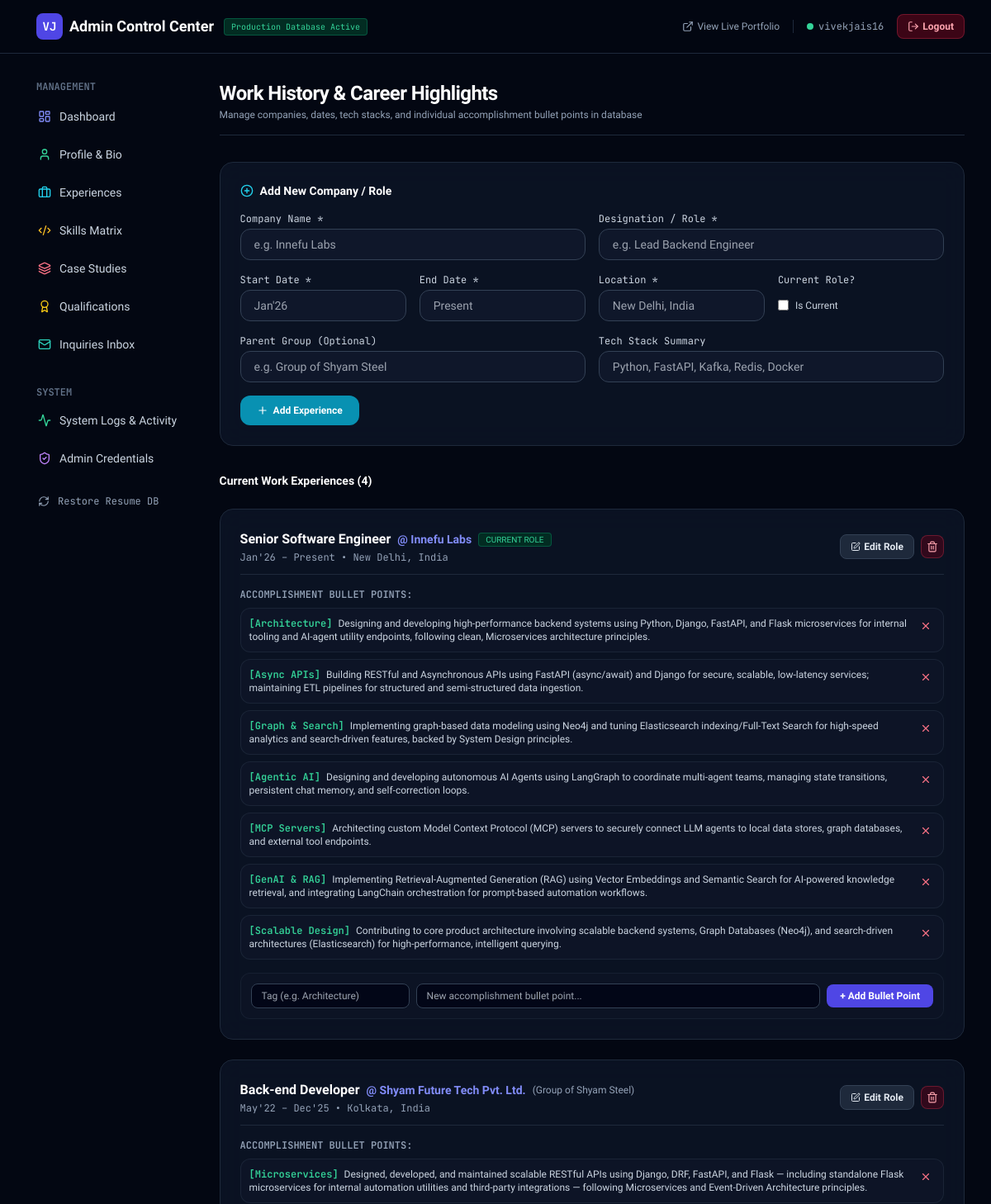
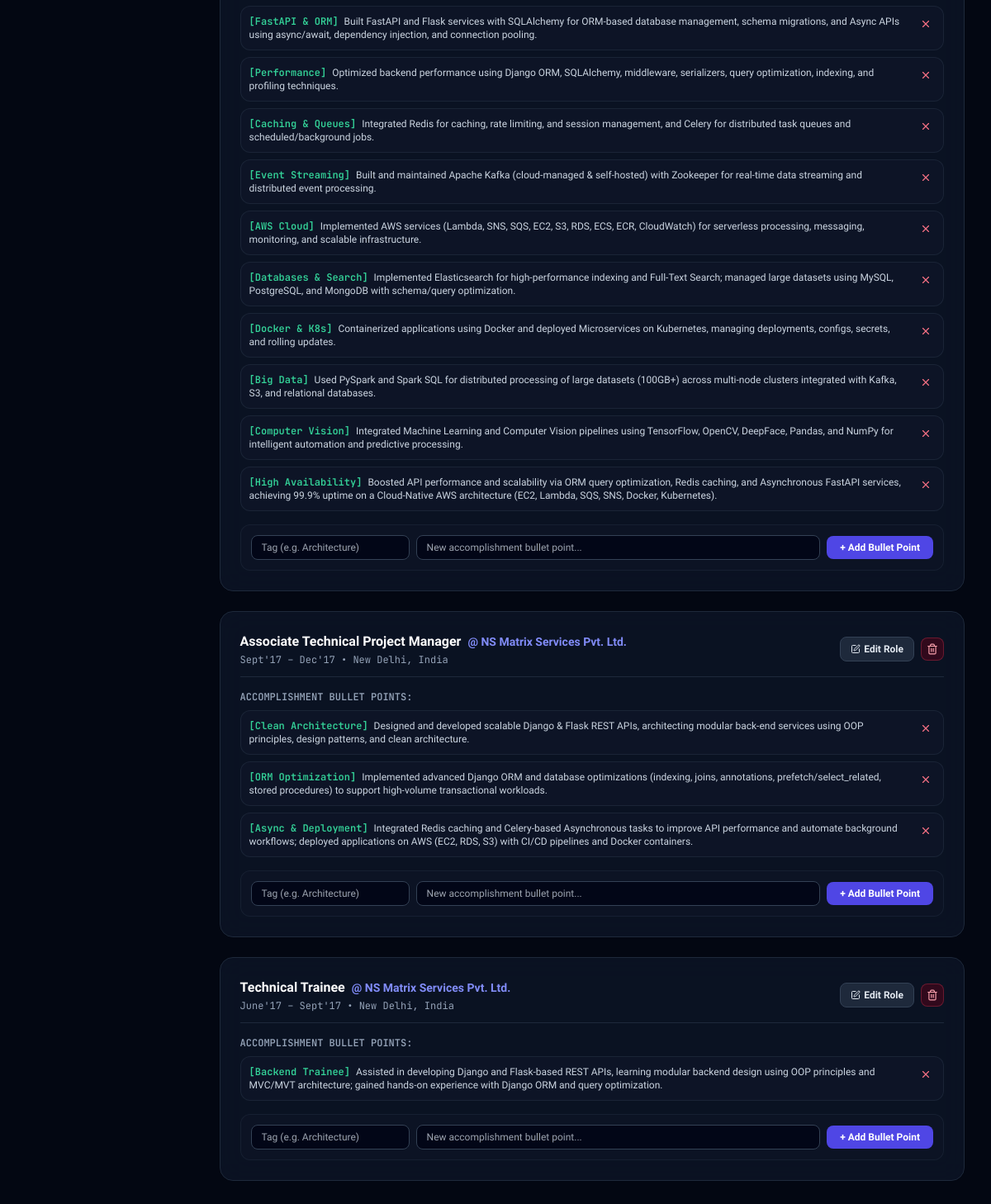
Page /admin/experiences (signed in) on the committed database (2 pictures, top to bottom).
### app/models/experience.py (models this page shows)
class WorkExperience(Base):
    __tablename__ = "work_experiences"
    id = Column(Integer, primary_key=True, index=True)
    company_name = Column(String(150), nullable=False)
    parent_group = Column(String(150), nullable=True)
    designation = Column(String(150), nullable=False)
    employment_type = Column(String(50), default="Full-time")
    location = Column(String(100), nullable=False)
    start_date = Column(String(50), nullable=False)
    end_date = Column(String(50), nullable=False)
    is_current = Column(Boolean, default=False)
    tech_stack_summary = Column(Text, nullable=True)
    display_order = Column(Integer, default=0)
    highlights = relationship(
        "ExperienceHighlight",
        back_populates="experience",
        cascade="all, delete-orphan",
        order_by="ExperienceHighlight.display_order",
    )

class ExperienceHighlight(Base):
    __tablename__ = "experience_highlights"
    id = Column(Integer, primary_key=True, index=True)
    experience_id = Column(Integer, ForeignKey("work_experiences.id", ondelete="CASCADE"), nullable=False)
    bullet_point = Column(Text, nullable=False)
    highlight_tag = Column(String(100), nullable=True)
    display_order = Column(Integer, default=0)
    experience = relationship("WorkExperience", back_populates="highlights")

### app/admin/router.py (the view)
@admin_router.get("/experiences", response_class=HTMLResponse)
async def admin_experiences_view(
    request: Request,
    admin_user: str = Depends(require_admin),
    db: Session = Depends(get_db),
):
    experiences = PortfolioService.get_experiences(db)
    return templates.TemplateResponse(
        request=request,
        name="admin/experiences.html",
        context={"admin_user": admin_user, "experiences": experiences, "edit_exp": None},
    )

### app/templates/admin/experiences.html (shortened to what this page needs)
{% extends "admin/base.html" %}
{% block content %}
<div class="space-y-8">
    <div class="flex items-center justify-between border-b border-slate-800 pb-4">
        <div>
            <h1 class="text-2xl font-bold text-white tracking-tight">Work History & Career Highlights</h1>
            <p class="text-xs text-slate-400 mt-0.5">Manage companies, dates, tech stacks, and individual accomplishment bullet points in database</p>
        </div>
    </div>
    <div class="glass-panel rounded-2xl p-6 border border-slate-800 space-y-4">
        <h2 class="font-bold text-sm text-white flex items-center gap-2">
            <i data-lucide="plus-circle" class="w-4 h-4 text-cyan-400"></i> Add New Company / Role
        </h2>
        <form action="/admin/experiences/add" method="post" class="space-y-4">
            <div class="grid grid-cols-1 sm:grid-cols-2 gap-4">
                <div>
                    <label class="block text-xs font-mono text-slate-300 mb-1">Company Name *</label>
                    <input type="text" name="company_name" required placeholder="e.g. Innefu Labs" class="w-full px-4 py-2 rounded-xl bg-slate-900 border border-slate-700 text-sm text-white focus:outline-none focus:border-cyan-500">
                </div>
                <div>
                    <label class="block text-xs font-mono text-slate-300 mb-1">Designation / Role *</label>
                    <input type="text" name="designation" required placeholder="e.g. Lead Backend Engineer" class="w-full px-4 py-2 rounded-xl bg-slate-900 border border-slate-700 text-sm text-white focus:outline-none focus:border-cyan-500">
                </div>
            </div>
            <div class="grid grid-cols-1 sm:grid-cols-4 gap-4">
                <div>
                    <label class="block text-xs font-mono text-slate-300 mb-1">Start Date *</label>
                    <input type="text" name="start_date" required placeholder="Jan'26" class="w-full px-4 py-2 rounded-xl bg-slate-900 border border-slate-700 text-sm text-white focus:outline-none focus:border-cyan-500">
                </div>
                <div>
                    <label class="block text-xs font-mono text-slate-300 mb-1">End Date *</label>
                    <input type="text" name="end_date" required placeholder="Present" class="w-full px-4 py-2 rounded-xl bg-slate-900 border border-slate-700 text-sm text-white focus:outline-none focus:border-cyan-500">
                </div>
                <div>
                    <label class="block text-xs font-mono text-slate-300 mb-1">Location *</label>
                    <input type="text" name="location" required placeholder="New Delhi, India" class="w-full px-4 py-2 rounded-xl bg-slate-900 border border-slate-700 text-sm text-white focus:outline-none focus:border-cyan-500">
                </div>
                <div>
                    <label class="block text-xs font-mono text-slate-300 mb-1">Current Role?</label>
                    <div class="pt-2">
                        <label class="inline-flex items-center cursor-pointer">
                            <input type="checkbox" name="is_current" value="true" class="rounded bg-slate-900 border-slate-700 text-emerald-500 focus:ring-0">
                            <span class="ml-2 text-xs text-slate-300">Is Current</span>
                        </label>
                    </div>
                </div>
            </div>
            <div class="grid grid-cols-1 sm:grid-cols-2 gap-4">
                <div>
                    <label class="block text-xs font-mono text-slate-300 mb-1">Parent Group (Optional)</label>
                    <input type="text" name="parent_group" placeholder="e.g. Group of Shyam Steel" class="w-full px-4 py-2 rounded-xl bg-slate-900 border border-slate-700 text-sm text-white focus:outline-none focus:border-cyan-500">
                </div>
                <div>
                    <label class="block text-xs font-mono text-slate-300 mb-1">Tech Stack Summary</label>
                    <input type="text" name="tech_stack_summary" placeholder="Python, FastAPI, Kafka, Redis, Docker" class="w-full px-4 py-2 rounded-xl bg-slate-900 border border-slate-700 text-sm text-white focus:outline-none focus:border-cyan-500">
                </div>
            </div>
            <button type="submit" class="px-5 py-2.5 rounded-xl font-semibold text-xs bg-cyan-600 hover:bg-cyan-500 text-white transition flex items-center gap-1.5">
                <i data-lucide="plus" class="w-3.5 h-3.5"></i> Add Experience
            </button>
        </form>
    </div>
    <div class="space-y-6">
        <h2 class="font-bold text-sm text-white">Current Work Experiences ({{ experiences|length }})</h2>
        {% for exp in experiences %}
        <div class="glass-panel rounded-2xl p-6 border border-slate-800 space-y-4">
            <div class="flex flex-col sm:flex-row sm:items-center justify-between gap-2 border-b border-slate-800 pb-3">
                <div>
                    <div class="flex items-center gap-2 flex-wrap">
                        <span class="font-bold text-white text-base">{{ exp.designation }}</span>
                        <span class="text-sm text-indigo-400 font-semibold">@ {{ exp.company_name }}</span>
                        {% if exp.parent_group %}<span class="text-xs text-slate-400">({{ exp.parent_group }})</span>{% endif %}
                        {% if exp.is_current %}
                        <span class="px-2 py-0.2 rounded text-[10px] bg-emerald-950 text-emerald-400 border border-emerald-500/30">CURRENT ROLE</span>
                        {% endif %}
                    </div>
                    <div class="text-xs text-slate-400 font-mono mt-0.5">{{ exp.start_date }} – {{ exp.end_date }} • {{ exp.location }}</div>
                </div>
                <div class="flex items-center gap-2">
                    <a href="/admin/experiences/edit/{{ exp.id }}" class="px-3 py-1.5 rounded-lg bg-slate-800 hover:bg-slate-700 text-slate-200 text-xs font-semibold border border-slate-700 transition flex items-center gap-1">
                        <i data-lucide="edit" class="w-3 h-3"></i> Edit Role
                    </a>
                    <form action="/admin/experiences/delete/{{ exp.id }}" method="post" onsubmit="return confirm('Delete this role and all its bullet points?');">
                        <button type="submit" class="p-1.5 rounded-lg bg-rose-950/60 hover:bg-rose-900 text-rose-300 border border-rose-500/30 transition">
                            <i data-lucide="trash-2" class="w-3.5 h-3.5"></i>
                        </button>
                    </form>
                </div>
            </div>
            <div class="space-y-2">
                <div class="text-xs font-mono uppercase text-slate-400 font-semibold">Accomplishment Bullet Points:</div>
                {% for h in exp.highlights %}
                <div class="p-2.5 rounded-xl bg-slate-900/70 border border-slate-800/80 flex items-start justify-between gap-3 text-xs text-slate-300">
                    <div>
                        {% if h.highlight_tag %}
                        <span class="font-mono text-emerald-400 font-semibold mr-1">[{{ h.highlight_tag }}]</span>
                        {% endif %}
                        {{ h.bullet_point }}
                    </div>
                    <form action="/admin/experiences/highlight/delete/{{ h.id }}" method="post" onsubmit="return confirm('Delete bullet point?');">
                        <button type="submit" class="text-rose-400 hover:text-rose-300 p-1">
                            <i data-lucide="x" class="w-3.5 h-3.5"></i>
                        </button>
                    </form>
                </div>
                {% endfor %}
            </div>
            <form action="/admin/experiences/highlight/add/{{ exp.id }}" method="post" class="p-3 rounded-xl bg-slate-900/40 border border-slate-800/60 flex flex-col sm:flex-row gap-2 items-center">
                <input type="text" name="highlight_tag" placeholder="Tag (e.g. Architecture)" class="w-full sm:w-48 px-3 py-1.5 rounded-lg bg-slate-950 border border-slate-700 text-xs text-white">
                <input type="text" name="bullet_point" required placeholder="New accomplishment bullet point..." class="w-full flex-grow px-3 py-1.5 rounded-lg bg-slate-950 border border-slate-700 text-xs text-white">
                <button type="submit" class="w-full sm:w-auto px-4 py-1.5 rounded-lg text-xs font-semibold bg-indigo-600 hover:bg-indigo-500 text-white whitespace-nowrap">
                    + Add Bullet Point
                </button>
            </form>
        </div>
        {% endfor %}
    </div>
</div>
{% endblock %}

### app/static/css/custom.css (style rules this page uses)
:root { --font-sans: 'Plus Jakarta Sans', -apple-system, BlinkMacSystemFont, 'Segoe UI', Roboto, sans-serif; --font-mono: 'JetBrains Mono', monospace; }
body { font-family: var(--font-sans); background-color: #030712; color: #f3f4f6; overflow-x: hidden; }
.glass-panel { background: rgba(15, 23, 42, 0.7); backdrop-filter: blur(16px); -webkit-backdrop-filter: blur(16px); border: 1px solid rgba(255, 255, 255, 0.08); }
.font-mono { font-family: var(--font-mono); }

### rows in the picture
WorkExperience: designation "Senior Software Engineer", company_name "Innefu Labs", is_current "CURRENT ROLE", start_date "Jan'26", end_date "Present", location "New Delhi, India"
ExperienceHighlight: highlight_tag "Architecture", bullet_point "Designing and developing high-performance backend systems using Python, Django, FastAPI, and Flask microservices for internal tooling and AI-agent utility endpoints, following clean, Microservices architecture principles."
ExperienceHighlight: highlight_tag "Async APIs", bullet_point "Building RESTful and Asynchronous APIs using FastAPI (async/await) and Django for secure, scalable, low-latency services; maintaining ETL pipelines for structured and semi-structured data ingestion."
ExperienceHighlight: highlight_tag "Graph & Search", bullet_point "Implementing graph-based data modeling using Neo4j and tuning Elasticsearch indexing/Full-Text Search for high-speed analytics and search-driven features, backed by System Design principles."
ExperienceHighlight: highlight_tag "Agentic AI", bullet_point "Designing and developing autonomous AI Agents using LangGraph to coordinate multi-agent teams, managing state transitions, persistent chat memory, and self-correction loops."
ExperienceHighlight: highlight_tag "MCP Servers", bullet_point "Architecting custom Model Context Protocol (MCP) servers to securely connect LLM agents to local data stores, graph databases, and external tool endpoints."
ExperienceHighlight: highlight_tag "GenAI & RAG", bullet_point "Implementing Retrieval-Augmented Generation (RAG) using Vector Embeddings and Semantic Search for AI-powered knowledge retrieval, and integrating LangChain orchestration for prompt-based automation workflows."
ExperienceHighlight: highlight_tag "Scalable Design", bullet_point "Contributing to core product architecture involving scalable backend systems, Graph Databases (Neo4j), and search-driven architectures (Elasticsearch) for high-performance, intelligent querying."
WorkExperience: designation "Back-end Developer", company_name "Shyam Future Tech Pvt. Ltd.", parent_group "Group of Shyam Steel", start_date "May'22", end_date "Dec'25", location "Kolkata, India"
ExperienceHighlight: highlight_tag "Microservices", bullet_point "Designed, developed, and maintained scalable RESTful APIs using Django, DRF, FastAPI, and Flask — including standalone Flask microservices for internal automation utilities and third-party integrations — following Microservices and Event-Driven Architecture principles."
ExperienceHighlight: highlight_tag "FastAPI & ORM", bullet_point "Built FastAPI and Flask services with SQLAlchemy for ORM-based database management, schema migrations, and Async APIs using async/await, dependency injection, and connection pooling."
ExperienceHighlight: highlight_tag "Performance", bullet_point "Optimized backend performance using Django ORM, SQLAlchemy, middleware, serializers, query optimization, indexing, and profiling techniques."
ExperienceHighlight: highlight_tag "Caching & Queues", bullet_point "Integrated Redis for caching, rate limiting, and session management, and Celery for distributed task queues and scheduled/background jobs."
ExperienceHighlight: highlight_tag "Event Streaming", bullet_point "Built and maintained Apache Kafka (cloud-managed & self-hosted) with Zookeeper for real-time data streaming and distributed event processing."
ExperienceHighlight: highlight_tag "AWS Cloud", bullet_point "Implemented AWS services (Lambda, SNS, SQS, EC2, S3, RDS, ECS, ECR, CloudWatch) for serverless processing, messaging, monitoring, and scalable infrastructure."
ExperienceHighlight: highlight_tag "Databases & Search", bullet_point "Implemented Elasticsearch for high-performance indexing and Full-Text Search; managed large datasets using MySQL, PostgreSQL, and MongoDB with schema/query optimization."
ExperienceHighlight: highlight_tag "Docker & K8s", bullet_point "Containerized applications using Docker and deployed Microservices on Kubernetes, managing deployments, configs, secrets, and rolling updates."
ExperienceHighlight: highlight_tag "Big Data", bullet_point "Used PySpark and Spark SQL for distributed processing of large datasets (100GB+) across multi-node clusters integrated with Kafka, S3, and relational databases."
ExperienceHighlight: highlight_tag "Computer Vision", bullet_point "Integrated Machine Learning and Computer Vision pipelines using TensorFlow, OpenCV, DeepFace, Pandas, and NumPy for intelligent automation and predictive processing."
ExperienceHighlight: highlight_tag "High Availability", bullet_point "Boosted API performance and scalability via ORM query optimization, Redis caching, and Asynchronous FastAPI services, achieving 99.9% uptime on a Cloud-Native AWS architecture (EC2, Lambda, SQS, SNS, Docker, Kubernetes)."
WorkExperience: designation "Associate Technical Project Manager", company_name "NS Matrix Services Pvt. Ltd.", start_date "Sept'17", end_date "Dec'17", location "New Delhi, India"
ExperienceHighlight: highlight_tag "Clean Architecture", bullet_point "Designed and developed scalable Django & Flask REST APIs, architecting modular back-end services using OOP principles, design patterns, and clean architecture."
ExperienceHighlight: highlight_tag "ORM Optimization", bullet_point "Implemented advanced Django ORM and database optimizations (indexing, joins, annotations, prefetch/select_related, stored procedures) to support high-volume transactional workloads."
ExperienceHighlight: highlight_tag "Async & Deployment", bullet_point "Integrated Redis caching and Celery-based Asynchronous tasks to improve API performance and automate background workflows; deployed applications on AWS (EC2, RDS, S3) with CI/CD pipelines and Docker containers."
WorkExperience: designation "Technical Trainee", company_name "NS Matrix Services Pvt. Ltd.", start_date "June'17", end_date "Sept'17", location "New Delhi, India"
ExperienceHighlight: highlight_tag "Backend Trainee", bullet_point "Assisted in developing Django and Flask-based REST APIs, learning modular backend design using OOP principles and MVC/MVT architecture; gained hands-on experience with Django ORM and query optimization."

### other values in the picture
{{ admin_user }} "vivekjais16"
{{ experiences|length }} "4"
